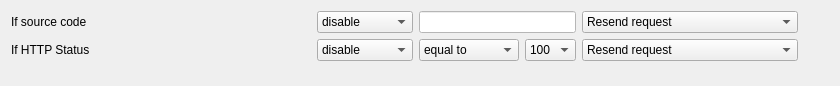
              <widget class="QWidget" name="scrollAreaWidgetContents_7">
               <property name="geometry">
                <rect>
                 <x>0</x>
                 <y>0</y>
                 <width>840</width>
                 <height>86</height>
                </rect>
               </property>
               <layout class="QVBoxLayout" name="verticalLayout_27">
                <item>
                 <layout class="QGridLayout" name="gridLayout_5">
                  <property name="topMargin">
                   <number>0</number>
                  </property>
                  <item row="2" column="3">
                   <widget class="QComboBox" name="resendHTTPcomboBox">
                    <property name="currentText">
                     <string>100</string>
                    </property>
                    <item>
                     <property name="text">
                      <string>100</string>
                     </property>
                    </item>
                    <item>
                     <property name="text">
                      <string>101</string>
                     </property>
                    </item>
                    <item>
                     <property name="text">
                      <string>102</string>
                     </property>
                    </item>
                    <item>
                     <property name="text">
                      <string>200</string>
                     </property>
                    </item>
                    <item>
                     <property name="text">
                      <string>201</string>
                     </property>
                    </item>
                    <item>
                     <property name="text">
                      <string>202</string>
                     </property>
                    </item>
                    <item>
                     <property name="text">
                      <string>203</string>
                     </property>
                    </item>
                    <item>
                     <property name="text">
                      <string>204</string>
                     </property>
                    </item>
                    <item>
                     <property name="text">
                      <string>205</string>
                     </property>
                    </item>
                    <item>
                     <property name="text">
                      <string>206</string>
                     </property>
                    </item>
                    <item>
                     <property name="text">
                      <string>207</string>
                     </property>
                    </item>
                    <item>
                     <property name="text">
                      <string>210</string>
                     </property>
                    </item>
                    <item>
                     <property name="text">
                      <string>226</string>
                     </property>
                    </item>
                    <item>
                     <property name="text">
                      <string>300</string>
                     </property>
                    </item>
                    <item>
                     <property name="text">
                      <string>301</string>
                     </property>
                    </item>
                    <item>
                     <property name="text">
                      <string>302</string>
                     </property>
                    </item>
                    <item>
                     <property name="text">
                      <string>303</string>
                     </property>
                    </item>
                    <item>
                     <property name="text">
                      <string>304</string>
                     </property>
                    </item>
                    <item>
                     <property name="text">
                      <string>305</string>
                     </property>
                    </item>
                    <item>
                     <property name="text">
                      <string>306</string>
                     </property>
                    </item>
                    <item>
                     <property name="text">
                      <string>307</string>
                     </property>
                    </item>
                    <item>
                     <property name="text">
                      <string>308</string>
                     </property>
                    </item>
                    <item>
                     <property name="text">
                      <string>310</string>
                     </property>
                    </item>
                    <item>
                     <property name="text">
                      <string>400</string>
                     </property>
                    </item>
                    <item>
                     <property name="text">
                      <string>401</string>
                     </property>
                    </item>
                    <item>
                     <property name="text">
                      <string>402</string>
                     </property>
                    </item>
                    <item>
                     <property name="text">
                      <string>403</string>
                     </property>
                    </item>
                    <item>
                     <property name="text">
                      <string>404</string>
                     </property>
                    </item>
                    <item>
                     <property name="text">
                      <string>405</string>
                     </property>
                    </item>
                    <item>
                     <property name="text">
                      <string>406</string>
                     </property>
                    </item>
                    <item>
                     <property name="text">
                      <string>407</string>
                     </property>
                    </item>
                    <item>
                     <property name="text">
                      <string>408</string>
                     </property>
                    </item>
                    <item>
                     <property name="text">
                      <string>409</string>
                     </property>
                    </item>
                    <item>
                     <property name="text">
                      <string>410</string>
                     </property>
                    </item>
                    <item>
                     <property name="text">
                      <string>411</string>
                     </property>
                    </item>
                    <item>
                     <property name="text">
                      <string>412</string>
                     </property>
                    </item>
                    <item>
                     <property name="text">
                      <string>413</string>
                     </property>
                    </item>
                    <item>
                     <property name="text">
                      <string>414</string>
                     </property>
                    </item>
                    <item>
                     <property name="text">
                      <string>415</string>
                     </property>
                    </item>
                    <item>
                     <property name="text">
                      <string>416</string>
                     </property>
                    </item>
                    <item>
                     <property name="text">
                      <string>417</string>
                     </property>
                    </item>
                    <item>
                     <property name="text">
                      <string>418</string>
                     </property>
                    </item>
                    <item>
                     <property name="text">
                      <string>421</string>
                     </property>
                    </item>
                    <item>
                     <property name="text">
                      <string>422</string>
                     </property>
                    </item>
                    <item>
                     <property name="text">
                      <string>423</string>
                     </property>
                    </item>
                    <item>
                     <property name="text">
                      <string>424</string>
                     </property>
                    </item>
                    <item>
                     <property name="text">
                      <string>425</string>
                     </property>
                    </item>
                    <item>
                     <property name="text">
                      <string>426</string>
                     </property>
                    </item>
                    <item>
                     <property name="text">
                      <string>428</string>
                     </property>
                    </item>
                    <item>
                     <property name="text">
                      <string>429</string>
                     </property>
                    </item>
                    <item>
                     <property name="text">
                      <string>431</string>
                     </property>
                    </item>
                    <item>
                     <property name="text">
                      <string>449</string>
                     </property>
                    </item>
                    <item>
                     <property name="text">
                      <string>450</string>
                     </property>
                    </item>
                    <item>
                     <property name="text">
                      <string>451</string>
                     </property>
                    </item>
                    <item>
                     <property name="text">
                      <string>456</string>
                     </property>
                    </item>
                    <item>
                     <property name="text">
                      <string>499</string>
                     </property>
                    </item>
                    <item>
                     <property name="text">
                      <string>500</string>
                     </property>
                    </item>
                    <item>
                     <property name="text">
                      <string>501</string>
                     </property>
                    </item>
                    <item>
                     <property name="text">
                      <string>502</string>
                     </property>
                    </item>
                    <item>
                     <property name="text">
                      <string>503</string>
                     </property>
                    </item>
                    <item>
                     <property name="text">
                      <string>504</string>
                     </property>
                    </item>
                    <item>
                     <property name="text">
                      <string>505</string>
                     </property>
                    </item>
                    <item>
                     <property name="text">
                      <string>506</string>
                     </property>
                    </item>
                    <item>
                     <property name="text">
                      <string>507</string>
                     </property>
                    </item>
                    <item>
                     <property name="text">
                      <string>508</string>
                     </property>
                    </item>
                    <item>
                     <property name="text">
                      <string>509</string>
                     </property>
                    </item>
                    <item>
                     <property name="text">
                      <string>510</string>
                     </property>
                    </item>
                    <item>
                     <property name="text">
                      <string>511</string>
                     </property>
                    </item>
                    <item>
                     <property name="text">
                      <string>520</string>
                     </property>
                    </item>
                   </widget>
                  </item>
                  <item row="1" column="0">
                   <widget class="QLabel" name="label_97">
                    <property name="sizePolicy">
                     <sizepolicy hsizetype="Preferred" vsizetype="Preferred">
                      <horstretch>0</horstretch>
                      <verstretch>0</verstretch>
                     </sizepolicy>
                    </property>
                    <property name="minimumSize">
                     <size>
                      <width>300</width>
                      <height>0</height>
                     </size>
                    </property>
                    <property name="toolTip">
                     <string>&lt;html&gt;&lt;head/&gt;&lt;body&gt;&lt;p&gt;Be very carefull with this option !!&lt;br/&gt;Please use it only if you use a proxy provider who use auto IP rotating for each request (check the link in the &amp;quot;Proxies&amp;quot; tab if you're interested in a such service).&lt;br/&gt;&lt;/p&gt;&lt;p&gt;Otherwise it will make you enter into an infinite loop, and your last chance will be to leave the matrix ;)&lt;/p&gt;&lt;/body&gt;&lt;/html&gt;</string>
                    </property>
                    <property name="text">
                     <string>If source code</string>
                    </property>
                   </widget>
                  </item>
                  <item row="2" column="0">
                   <widget class="QLabel" name="label_98">
                    <property name="sizePolicy">
                     <sizepolicy hsizetype="Preferred" vsizetype="Preferred">
                      <horstretch>0</horstretch>
                      <verstretch>0</verstretch>
                     </sizepolicy>
                    </property>
                    <property name="minimumSize">
                     <size>
                      <width>300</width>
                      <height>0</height>
                     </size>
                    </property>
                    <property name="toolTip">
                     <string>&lt;html&gt;&lt;head/&gt;&lt;body&gt;&lt;p&gt;Be very carefull with this option !!&lt;br/&gt;Please use it only if you use a proxy provider who use auto IP rotating for each request (check the link in the &amp;quot;Proxies&amp;quot; tab if you're interested in a such service).&lt;br/&gt;&lt;/p&gt;&lt;p&gt;Otherwise it will make you enter into an infinite loop, and your last chance will be to leave the matrix ;)&lt;/p&gt;&lt;/body&gt;&lt;/html&gt;</string>
                    </property>
                    <property name="text">
                     <string>If HTTP Status</string>
                    </property>
                   </widget>
                  </item>
                  <item row="2" column="4">
                   <widget class="QComboBox" name="resendHTTPActioncomboBox">
                    <property name="minimumSize">
                     <size>
                      <width>200</width>
                      <height>0</height>
                     </size>
                    </property>
                    <item>
                     <property name="text">
                      <string>Resend request</string>
                     </property>
                    </item>
                    <item>
                     <property name="text">
                      <string>Continue - Don't process XPath</string>
                     </property>
                    </item>
                    <item>
                     <property name="text">
                      <string>Log request and status code into file</string>
                     </property>
                    </item>
                   </widget>
                  </item>
                  <item row="2" column="5">
                   <spacer name="horizontalSpacer_40">
                    <property name="orientation">
                     <enum>Qt::Horizontal</enum>
                    </property>
                    <property name="sizeHint" stdset="0">
                     <size>
                      <width>40</width>
                      <height>20</height>
                     </size>
                    </property>
                   </spacer>
                  </item>
                  <item row="2" column="1">
                   <widget class="QComboBox" name="resendHTTPIsComboBox">
                    <item>
                     <property name="text">
                      <string>disable</string>
                     </property>
                    </item>
                    <item>
                     <property name="text">
                      <string>is</string>
                     </property>
                    </item>
                   </widget>
                  </item>
                  <item row="2" column="2">
                   <widget class="QComboBox" name="resendHTTPCondtionComboBox">
                    <item>
                     <property name="text">
                      <string>equal to</string>
                     </property>
                    </item>
                    <item>
                     <property name="text">
                      <string>different than</string>
                     </property>
                    </item>
                    <item>
                     <property name="text">
                      <string>higher than</string>
                     </property>
                    </item>
                    <item>
                     <property name="text">
                      <string>lower than</string>
                     </property>
                    </item>
                   </widget>
                  </item>
                  <item row="1" column="1">
                   <widget class="QComboBox" name="resendSourceCodeContainsComboBox">
                    <item>
                     <property name="text">
                      <string>disable</string>
                     </property>
                    </item>
                    <item>
                     <property name="text">
                      <string>contains</string>
                     </property>
                    </item>
                    <item>
                     <property name="text">
                      <string>not contains</string>
                     </property>
                    </item>
                   </widget>
                  </item>
                  <item row="1" column="2" colspan="2">
                   <widget class="QLineEdit" name="resendSourceCodeString">
                    <property name="minimumSize">
                     <size>
                      <width>0</width>
                      <height>0</height>
                     </size>
                    </property>
                    <property name="maximumSize">
                     <size>
                      <width>16777215</width>
                      <height>22</height>
                     </size>
                    </property>
                    <property name="styleSheet">
                     <string notr="true">background-color: rgb(255, 255, 255);</string>
                    </property>
                   </widget>
                  </item>
                  <item row="1" column="4">
                   <widget class="QComboBox" name="resendSourceCodeContainsActioncomboBox">
                    <property name="minimumSize">
                     <size>
                      <width>200</width>
                      <height>0</height>
                     </size>
                    </property>
                    <item>
                     <property name="text">
                      <string>Resend request</string>
                     </property>
                    </item>
                    <item>
                     <property name="text">
                      <string>Continue - Don't process XPath</string>
                     </property>
                    </item>
                   </widget>
                  </item>
                  <item row="3" column="3">
                   <spacer name="verticalSpacer_22">
                    <property name="orientation">
                     <enum>Qt::Vertical</enum>
                    </property>
                    <property name="sizeHint" stdset="0">
                     <size>
                      <width>20</width>
                      <height>40</height>
                     </size>
                    </property>
                   </spacer>
                  </item>
                 </layout>
                </item>
               </layout>
              </widget>
